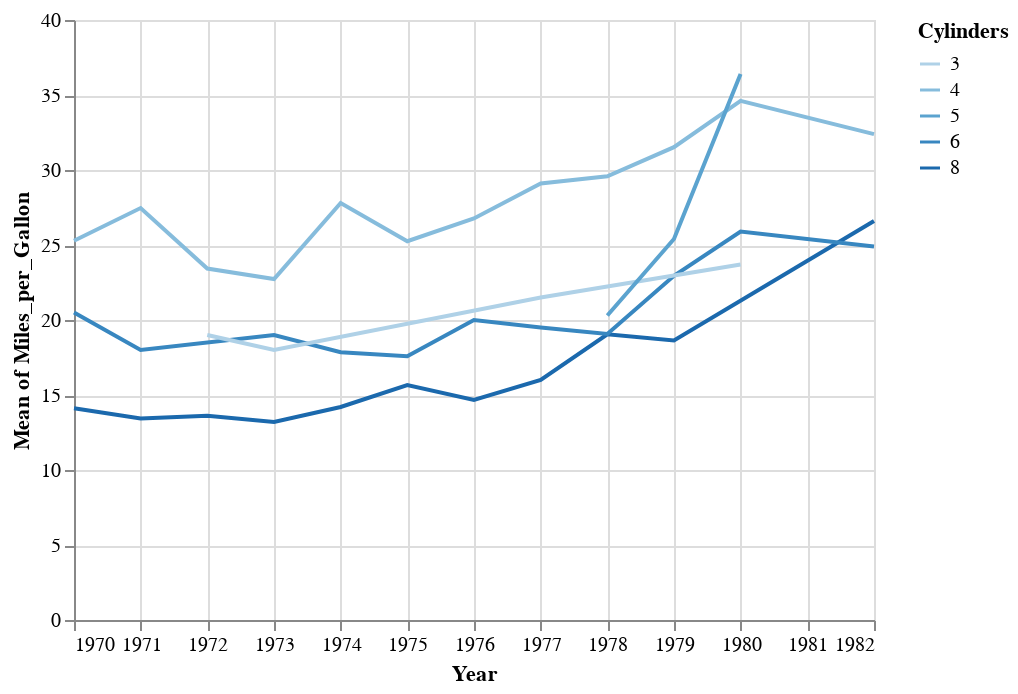

Notebook code for this chart:
### Code cell
alt.Chart(cars).mark_line().encode(
    x=alt.X('Year', timeUnit='year', axis=alt.Axis(title='Year')),
    y='mean(Miles_per_Gallon)',
    color=alt.Color('Cylinders:O')
)

### Figure 1 — Vega-Lite specification as saved in the notebook (floating-point values rounded to 4 significant figures; data arrays with more than 128 entries replaced by an {"elided": "..."} marker saying what was removed)
{"$schema": "https://vega.github.io/schema/vega-lite/v2.4.3.json", "config": {"view": {"height": 300, "width": 400}}, "data": {"values": {"elided": "406 records"}}, "encoding": {"color": {"field": "Cylinders", "type": "ordinal"}, "x": {"axis": {"title": "Year"}, "field": "Year", "timeUnit": "year", "type": "temporal"}, "y": {"aggregate": "mean", "field": "Miles_per_Gallon", "type": "quantitative"}}, "mark": "line"}
